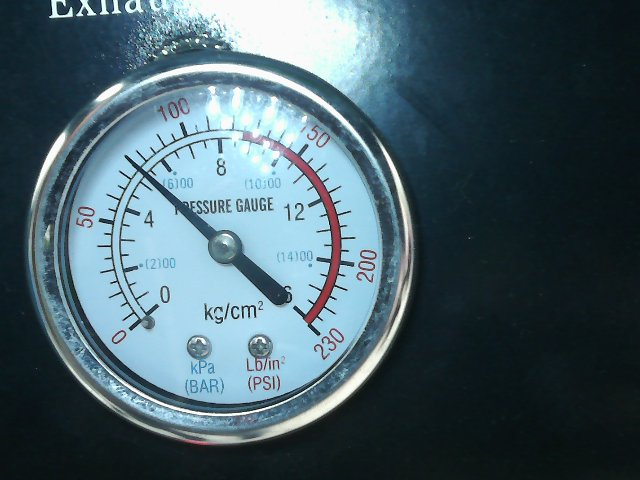
#> input picture images/meter.jpeg, 640 x 480 px
$ python analog_gr_bls_test.py
#> lines starting #> are read from the running program, lines starting #| are printed output that depends on the picture; after the words box and inside, x2 and y2 are one past the last pixel; in counts of white or black regions, pixels touching at a corner belong together
# -*- coding: utf-8 -*-
import cv2
import numpy as np
import glob
import os
import sys
import random
import time
import json
import base64
import requests
from datetime import datetime, timedelta
import pytz
import shutil

def write_to_log_file(log_message):
    log_file_path = 'python_log.txt'

    # Open the log file in append mode
    with open(log_file_path, 'a') as log_file:
        # Write the message to the log file
        log_file.write(log_message + '\n')

# [45 lines left out: functions is_image_dark, is_within_brightness_range, darken_needle, increase_brightness, not called in this run]

def rotate_image_counterclockwise(image_name):
    # Load the image
    img = cv2.imread('images/%s' %(image_name))

    # Define the angle of rotation
    angle = 30

    # Get the dimensions of the image
    (h, w) = img.shape[:2]

    # Calculate the rotation matrix
    center = (w // 2, h // 2)
    M = cv2.getRotationMatrix2D(center, angle, 1.0)

    # Rotate the image counter-clockwise
    M = cv2.getRotationMatrix2D(center, -angle, 1.0)
    rotated_counter_clockwise = cv2.warpAffine(img, M, (w, h))

    # Display the original and rotated images
    cv2.imwrite('images/%s' %(image_name), rotated_counter_clockwise)
    cv2.waitKey(0)
    cv2.destroyAllWindows()

def rotate_image_clockwise(image_name):
    # Load the image
    img = cv2.imread('images/%s' %(image_name))

    # Define the angle of rotation
    angle = 30

    # Get the dimensions of the image
    (h, w) = img.shape[:2]

    # Calculate the rotation matrix
    center = (w // 2, h // 2)
    M = cv2.getRotationMatrix2D(center, angle, 1.0)

    # Rotate the image clockwise
    rotated_clockwise = cv2.warpAffine(img, M, (w, h))

    # Display the original and rotated images
    cv2.imwrite('images/%s' %(image_name), rotated_clockwise)
    cv2.waitKey(0)
    cv2.destroyAllWindows()

def crop_image_using_circle(image_name):
    # Load the image
    img = cv2.imread('images/%s' %(image_name))

    # Convert the image to grayscale
    gray = cv2.cvtColor(img, cv2.COLOR_BGR2GRAY)

    # Apply Gaussian blur to reduce noise
    blurred = cv2.GaussianBlur(gray, (5, 5), 0)

    # Apply Canny edge detection to detect edges
    edges = cv2.Canny(blurred, 50, 150)
    # Detect circles using the HoughCircles function

    circles = cv2.HoughCircles(edges, cv2.HOUGH_GRADIENT, dp=1, minDist=500, param1=200, param2=50, minRadius=0, maxRadius=155)

    if circles is not None:
        write_to_log_file("Number of circles detected after crop: %s" % (len(circles[0])))
    else:
        write_to_log_file("No circles detected in the image after crop.")
    # If circles are found, draw them and crop the image
    if circles is not None:
        # Convert the (x, y) coordinates and radius of the circles to integers
        circles = circles.astype(int)
        # Draw the circles on the original image
        #for (x, y, r) in circles[0]:
        #    cv2.circle(img, (x, y), r, (0, 255, 0), 2)

        # Crop and save each circle
        for i in range(len(circles[0])):
            x, y, r = circles[0][i]
            cropped = img[y - r:y + r, x - r:x + r]
            cv2.imwrite('images/crop' + str(i + 1) + '.jpg', cropped)

        cv2.waitKey(0)
        cv2.destroyAllWindows()
        # Return the number of circles detected
        return len(circles[0])
    else:
        # If no circles are detected, return 0
        return 0


# [233 lines left out: functions get_user_input, avg_circles, draw_pts_and_text_in_img_to_show_deg, find_and_draw_circle, find_angle_between_2_points, not called in this run]


def dist_2_pts(x1, y1, x2, y2):
    return np.sqrt((x2 - x1) ** 2 + (y2 - y1) ** 2)


# remove all lines outside a given radius
# [162 lines left out: functions get_final_line, get_all_lines, get_all_lines1, not called in this run]


def main():

    files = glob.glob('images/crop*')
    for f in files:
        os.remove(f)

    file_path = 'python_log.txt'
    # Remove the file if it exists
    if os.path.exists(file_path):
        os.remove(file_path)

    folder_path = 'images/output'
    # Remove the directory and its contents
    if os.path.exists(folder_path):
        shutil.rmtree(folder_path)

    # Create the folder if it doesn't exist
    if not os.path.exists(folder_path):
        os.makedirs(folder_path)

    folder_path = 'images/output/all_lines'
    # Create the folder if it doesn't exist
    if not os.path.exists(folder_path):
        os.makedirs(folder_path)

    num_images = 1  # Number of images (e.g., meter1.jpeg, meter2.jpeg, etc.)

    for i in range(1, num_images + 1):
        i=89
        image_name = f"meter{i}.jpeg"  # Construct the image name
        image_path = f"bls_test_images/{image_name}"  # Construct the image path

        # Copy the image to "meter.jpeg"
        shutil.copy(image_path, "images/meter.jpeg")

        write_to_log_file("Starting Test meter%s.jpeg" % (i))
        write_to_log_file("==========================")

        # Perform the operations on the image
        num_circles = crop_image_using_circle("meter.jpeg")
#> in crop_image_using_circle, img is the input picture: shape (480, 640, 3); mean B, G, R 104.7, 95.2, 72.9
#> in crop_image_using_circle, `gray = cv2.cvtColor(img, cv2.COLOR_BGR2GRAY)`:
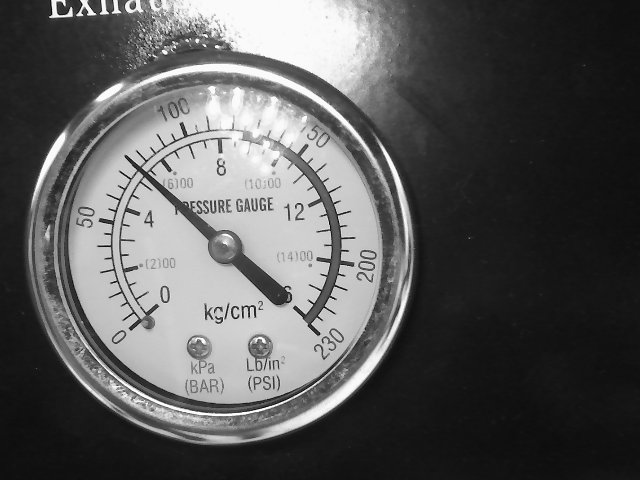
#> gray: shape (480, 640); min 3, max 255, mean 89.6
#> in crop_image_using_circle, `edges = cv2.Canny(blurred, 50, 150)`:
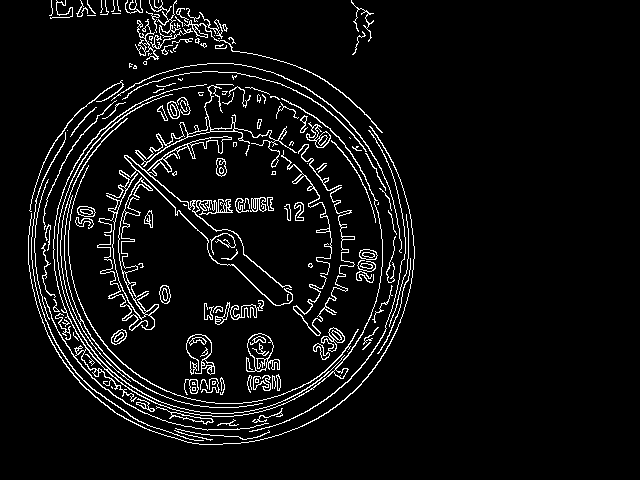
#> edges: shape (480, 640); 6% white in thin lines or dots, all inside (x1, y1, x2, y2) = (28, 0, 415, 445)
#> in crop_image_using_circle, `circles = cv2.HoughCircles(edges, cv2.HOUGH_GRADIENT, dp=1, minDist=50..`: circles = [[188.5, 231.5, 154.4]]
#> in crop_image_using_circle, `circles = circles.astype(int)`: circles = [[188, 231, 154]]
#> the loop in crop_image_using_circle, `for i in range(len(circles[0])):` made 1 pass
#> pass 1, in crop_image_using_circle, `cropped = img[y - r:y + r, x - r:x + r]`:
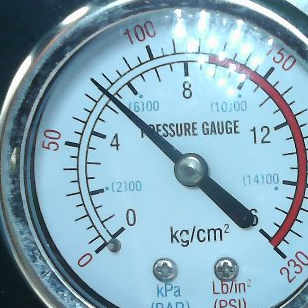
#> cropped: shape (308, 308, 3); mean B, G, R 184.7, 168.2, 133.7
#> num_circles = 1
        rotate_image_counterclockwise("crop1.jpg")
#> in rotate_image_counterclockwise, `M = cv2.getRotationMatrix2D(center, angle, 1.0)`: M = [[0.866, 0.5, -56.37], [-0.5, 0.866, 97.63]]
#> in rotate_image_counterclockwise, `M = cv2.getRotationMatrix2D(center, -angle, 1.0)`: M = [[0.866, -0.5, 97.63], [0.5, 0.866, -56.37]]
#> in rotate_image_counterclockwise, `rotated_counter_clockwise = cv2.warpAffine(img, M, (w, h))`:
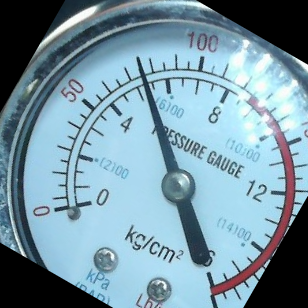
#> rotated_counter_clockwise: shape (308, 308, 3); mean B, G, R 164.2, 149.6, 119.2
        rotate_image_clockwise("crop2.jpg")
        for j in range(1, num_circles + 1):
            image_name = f"crop{j}.jpg"  # Construct the cropped image name
            min_angle, max_angle, min_value, max_value = get_user_input(image_name)

            write_to_log_file("Starting Test crop%s.jpg" % (j))
            write_to_log_file("==========================")

            image_path = f"images/{image_name}"
            brightness_threshold = 150

            average_brightness, is_dark = is_image_dark(image_name, brightness_threshold)

            if is_dark:
                if average_brightness < 120:
                    brightened_image = increase_brightness(image_name, 1.8, 10)
                elif average_brightness < 140:
                    brightened_image = increase_brightness(image_name, 1.5, 10)
                else:
                    brightened_image = increase_brightness(image_name, 1.2, 10)
                cv2.imwrite(image_path, brightened_image)

            gauge_number = j
            file_type = 'jpg'
            files = glob.glob(f'images/output/gauge-{gauge_number}*')
            for f in files:
                os.remove(f)

            img, x, y, r = find_and_draw_circle(image_path, gauge_number, file_type)
            img = draw_pts_and_text_in_img_to_show_deg(img, x, y, r, image_path, gauge_number, file_type)
            lines = get_all_lines(image_path, gauge_number, file_type, x, y, r)
            no_of_lines = len(lines)
            # print("no_of_lines = %s" % (no_of_lines))
            final_line_list = get_final_line(img, lines, x, y, r, image_path, gauge_number, file_type)
            final_angle = find_angle_between_2_points(x, y, final_line_list)
            # print("final_angle %s" % (final_angle))

            angle_range = (float(max_angle) - float(min_angle))
            val_range = (float(max_value) - float(min_value))
            new_value = (((float(final_angle) - float(min_angle)) * val_range) / angle_range) + float(min_value)
            write_to_log_file("Current reading: For Image %s %s PSI" % (j, new_value))
            print(f"Current reading: For Image meter{i}.jpeg {new_value} PSI")

if __name__ == '__main__':
#> (the run stopped early here; a loop or call above may not have finished)
